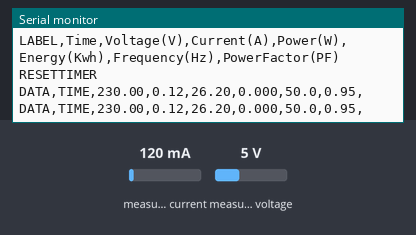
The sketch below on a simulated Arduino Uno, built with avr-gcc and run on an emulated ATmega328P. On the bench: the last lines printed to the serial monitor. The test bench sets the inputs (shaded band); at power-on: measured current 120 mA, measured voltage 5 V.

Above: at 1.2 s.
1.3 s: measured current set to 40 mA
At 2.6 s:
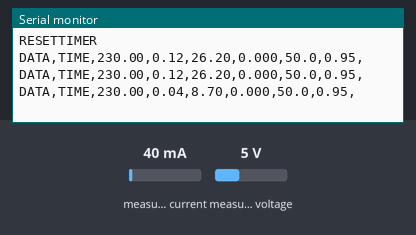
2.8 s: measured voltage set to 0.3 V
At 3.8 s:
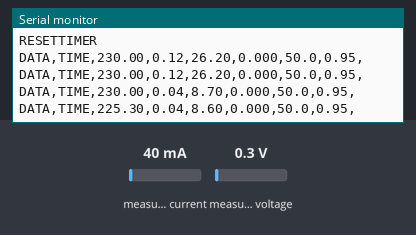
4.3 s: measured current set to 500 mA
At 5.2 s:
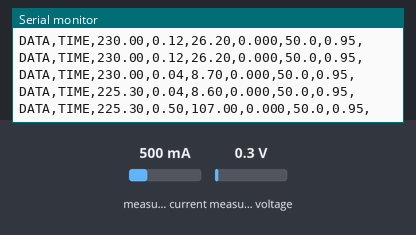
Timing chart, 0 to 7.3 s (numbered marks = the images above; inputs shaded):
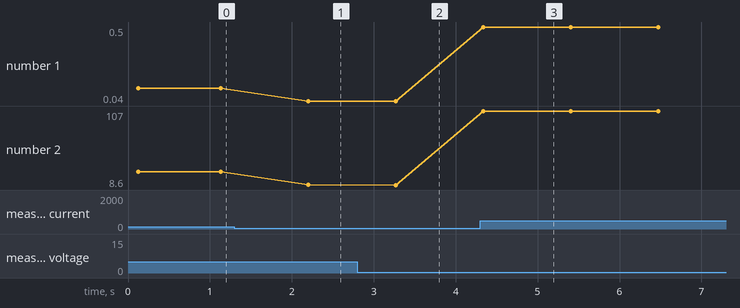

Measured:
- after the input at 1.3 s, the serial monitor: prints a new line after 0.90 s (image 1)
- after the input at 2.8 s, the serial monitor: prints a new line after 0.47 s (image 2)
- after the input at 4.3 s, the serial monitor: prints a new line at once (image 3)
- plotted number 1: 0.12 → 0.04 after the input at 1.3 s, 0.04 → 0.5 after the input at 4.3 s
- plotted number 2: 26.2 → 8.7 after the input at 1.3 s, 8.7 → 8.6 after the input at 2.8 s, 8.6 → 107 after the input at 4.3 s

The sketch:

pzemtoxlsm.ino
```cpp
#include <PZEM004Tv30.h>

/* Use software serial for the PZEM
 * Pin 5 Rx (Connects to the Tx pin on the PZEM)
 * Pin 4 Tx (Connects to the Rx pin on the PZEM)
*/
PZEM004Tv30 pzem(4, 5);

void setup() {
  Serial.begin(9600);
  Serial.print("Reset Energy");
  pzem.resetEnergy();
  pzem.setAddress(0x42);
  Serial.println("CLEARDATA");
  Serial.println("LABEL,Time,Voltage(V),Current(A),Power(W),Energy(Kwh),Frequency(Hz),PowerFactor(PF)");
  Serial.println("RESETTIMER");
}

void loop() {
//int sensorValue = analogRead(A0);
Serial.print("DATA,TIME,");
    float voltage = pzem.voltage();
    if( !isnan(voltage) ){
        Serial.print(voltage);
       // Serial.print("V");
        Serial.print(",");
    } else {
        Serial.print("Error reading voltage");
        Serial.print(",");
    }

   float current = pzem.current();
    if( !isnan(current) ){
        Serial.print(current);
      //  Serial.print("A");
        Serial.print(",");
    } else {
        Serial.print("Error reading current");
        Serial.print(",");
    }

    float power = pzem.power();
    if( !isnan(power) ){
        Serial.print(power);
       // Serial.print("W");
        Serial.print(",");
    } else {
        Serial.print("Error reading power");
        Serial.print(",");
    }

    float energy = pzem.energy();
    if( !isnan(energy) ){
        Serial.print(energy,3);
       // Serial.print("kWh");
        Serial.print(",");
    } else {
        Serial.print("Error reading energy");
        Serial.print(",");
    }

    float frequency = pzem.frequency();
    if( !isnan(frequency) ){
        Serial.print(frequency, 1);
      //  Serial.print("Hz");
        Serial.print(",");
    } else {
        Serial.print("Error reading frequency");
        Serial.print(",");
    }

    float pf = pzem.pf();
    if( !isnan(pf) ){
        Serial.print(pf);
        Serial.print(",");
    } else {
        Serial.print("Error reading power factor");
        Serial.print(",");
    }

    Serial.println();
    delay(1000);
}
```
